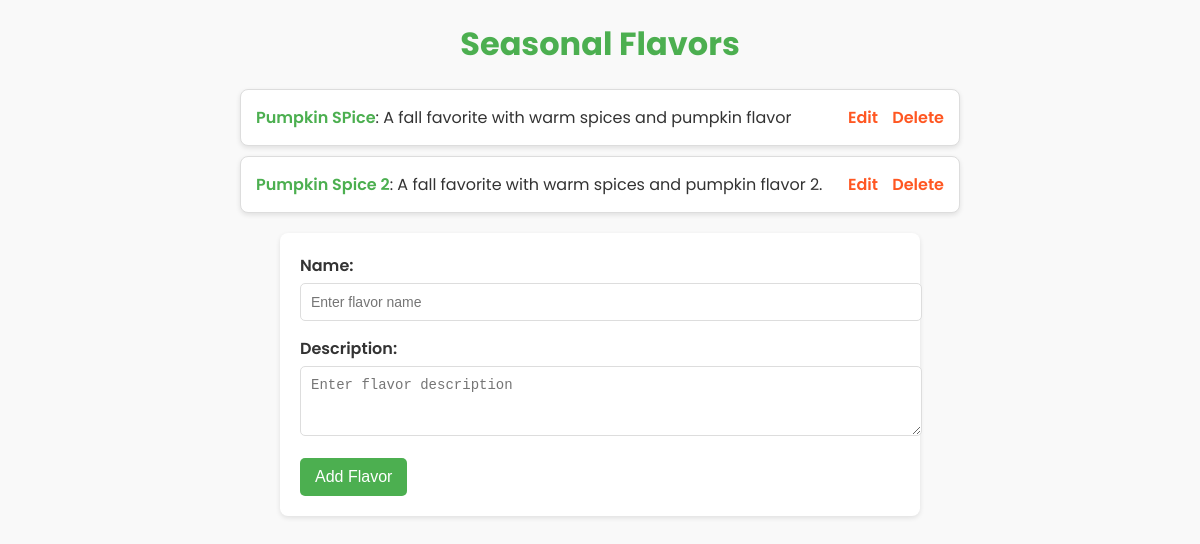
/chocolate/seasonal_flavors/, run on an earlier commit of the app's database.
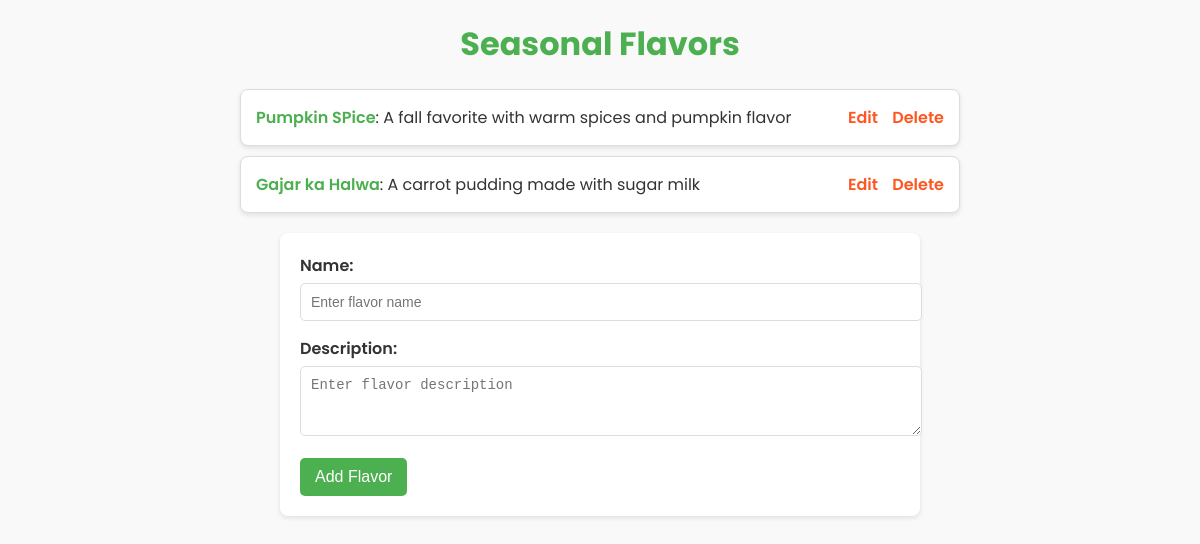
And on a later commit of the database.
### chocolate/models.py (models this page shows, shortened)
class SeasonalFlavor(models.Model):
    name = models.CharField(max_length=100)
    description = models.TextField()
    is_available = models.BooleanField(default=True)

### chocolate/views.py (the view)
# urls.py: path('seasonal_flavors/', views.seasonal_flavors, name='seasonal_flavors'),
def seasonal_flavors(request):
    if request.method == 'POST':
        name = request.POST.get('name')
        description = request.POST.get('description')
        SeasonalFlavor.objects.create(name=name, description=description)
        return redirect('seasonal_flavors')
    flavors = SeasonalFlavor.objects.all()
    return render(request, 'chocolate/seasonal_flavors.html', {'flavors': flavors})

### chocolate/templates/chocolate/seasonal_flavors.html (shortened to what this page needs)
<!DOCTYPE html>
<html>
<head>
</head>
<body>
    <h1>Seasonal Flavors</h1>
    <ul>
        {% for flavor in flavors %}
            <li>
                <div>
                    <strong>{{ flavor.name }}</strong>: {{ flavor.description }}
                </div>
                <div>
                    <a href="{% url 'update_seasonal_flavor' flavor.id %}">Edit</a>
                    <a href="{% url 'delete_seasonal_flavor' flavor.id %}" onclick="return confirm('Are you sure you want to delete this flavor?');">Delete</a>
                </div>
            </li>
        {% endfor %}
    </ul>
    <form method="post">
        <label for="name">Name:</label>
        <input type="text" name="name" id="name" placeholder="Enter flavor name" required>
        <label for="description">Description:</label>
        <textarea name="description" id="description" rows="3" placeholder="Enter flavor description" required></textarea>
        <button type="submit">Add Flavor</button>
    </form>
</body>
</html>

### chocolate/templates/chocolate/seasonal_flavors.html (style rules this page uses)
body { font-family: 'Poppins', sans-serif; background-color: #f9f9f9; margin: 0; padding: 0; color: #333; }
h1 { text-align: center; color: #4CAF50; margin-top: 20px; }
ul { list-style-type: none; padding: 0; margin: 20px auto; width: 60%; }
ul li { background-color: #ffffff; border: 1px solid #ddd; border-radius: 8px; margin: 10px 0; padding: 15px; box-shadow: 0 2px 5px rgba(0, 0, 0, 0.1); display: flex; justify-content: space-between; align-items: center; }
ul li strong { font-weight: 600; color: #4CAF50; }
ul li a { margin-left: 10px; text-decoration: none; color: #ff5722; font-weight: 600; }
form { background-color: #ffffff; border-radius: 8px; box-shadow: 0 2px 5px rgba(0, 0, 0, 0.1); width: 50%; margin: 20px auto; padding: 20px; }
form label { display: block; font-weight: 600; margin-bottom: 5px; color: #333; }
form input, form textarea { width: 100%; padding: 10px; margin-bottom: 15px; border: 1px solid #ddd; border-radius: 5px; font-size: 14px; }
form button { background-color: #4CAF50; color: #ffffff; border: none; padding: 10px 15px; border-radius: 5px; font-size: 16px; cursor: pointer; transition: background-color 0.3s ease; }

What changed in the data, as far as the page shows it:
removed SeasonalFlavor: name "Pumpkin Spice 2", description "A fall favorite with warm spices and pumpkin flavor 2."
added SeasonalFlavor: name "Gajar ka Halwa", description "A carrot pudding made with sugar milk"
